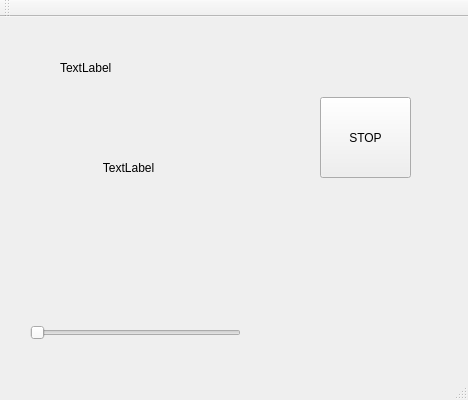
<?xml version="1.0" encoding="UTF-8"?>
<ui version="4.0">
 <class>QtWidgetsApplication1Class</class>
 <widget class="QMainWindow" name="QtWidgetsApplication1Class">
  <property name="geometry">
   <rect>
    <x>0</x>
    <y>0</y>
    <width>468</width>
    <height>400</height>
   </rect>
  </property>
  <property name="windowTitle">
   <string>QtWidgetsApplication1</string>
  </property>
  <widget class="QWidget" name="centralWidget">
   <widget class="QLabel" name="labelVoltage">
    <property name="geometry">
     <rect>
      <x>0</x>
      <y>50</y>
      <width>271</width>
      <height>201</height>
     </rect>
    </property>
    <property name="text">
     <string>                               TextLabel</string>
    </property>
   </widget>
   <widget class="QSlider" name="tensionSlider">
    <property name="geometry">
     <rect>
      <x>30</x>
      <y>290</y>
      <width>211</width>
      <height>51</height>
     </rect>
    </property>
    <property name="orientation">
     <enum>Qt::Horizontal</enum>
    </property>
   </widget>
   <widget class="QLabel" name="transmittedTension">
    <property name="geometry">
     <rect>
      <x>60</x>
      <y>20</y>
      <width>91</width>
      <height>61</height>
     </rect>
    </property>
    <property name="text">
     <string>TextLabel</string>
    </property>
   </widget>
   <widget class="QPushButton" name="stopButton">
    <property name="geometry">
     <rect>
      <x>320</x>
      <y>80</y>
      <width>91</width>
      <height>81</height>
     </rect>
    </property>
    <property name="text">
     <string>STOP</string>
    </property>
   </widget>
  </widget>
  <widget class="QMenuBar" name="menuBar">
   <property name="geometry">
    <rect>
     <x>0</x>
     <y>0</y>
     <width>468</width>
     <height>21</height>
    </rect>
   </property>
  </widget>
  <widget class="QToolBar" name="mainToolBar">
   <attribute name="toolBarArea">
    <enum>TopToolBarArea</enum>
   </attribute>
   <attribute name="toolBarBreak">
    <bool>false</bool>
   </attribute>
  </widget>
  <widget class="QStatusBar" name="statusBar"/>
 </widget>
 <layoutdefault spacing="6" margin="11"/>
 <resources>
  <include location="QtWidgetsApplication1.qrc"/>
 </resources>
 <connections>
  <connection>
   <sender>tensionSlider</sender>
   <signal>valueChanged(int)</signal>
   <receiver>QtWidgetsApplication1Class</receiver>
   <slot>setTension(int)</slot>
   <hints>
    <hint type="sourcelabel">
     <x>135</x>
     <y>348</y>
    </hint>
    <hint type="destinationlabel">
     <x>233</x>
     <y>199</y>
    </hint>
   </hints>
  </connection>
  <connection>
   <sender>stopButton</sender>
   <signal>clicked()</signal>
   <receiver>QtWidgetsApplication1Class</receiver>
   <slot>onStopButtonClicked()</slot>
   <hints>
    <hint type="sourcelabel">
     <x>365</x>
     <y>153</y>
    </hint>
    <hint type="destinationlabel">
     <x>233</x>
     <y>199</y>
    </hint>
   </hints>
  </connection>
 </connections>
 <slots>
  <slot>setTension(int)</slot>
  <slot>onStopButtonClicked()</slot>
 </slots>
</ui>
